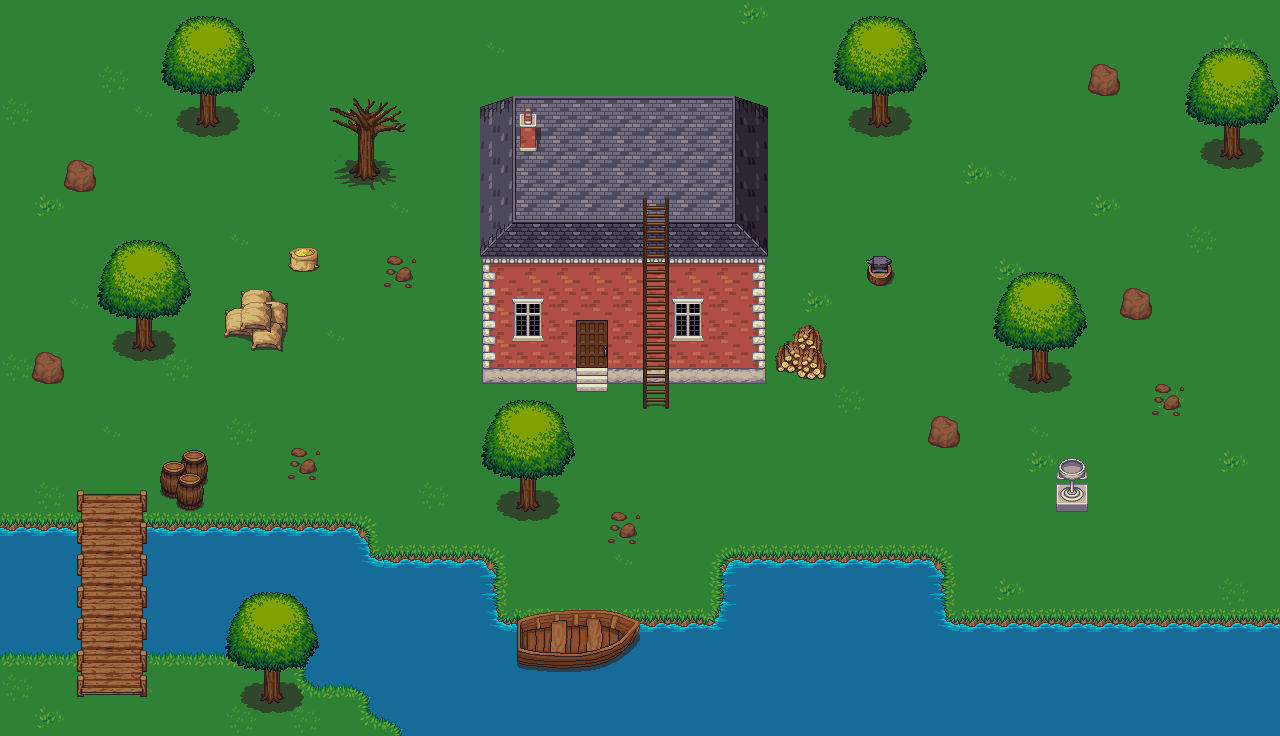

Rendered tile map (Tiled .tmx) drawn with the repository's tilesets; below, a short description and the map source with its tile grids summarised:
An orthogonal 40x23 tile map with 32x32 px tiles, 8 tile layers (water, ground, ground_decoration_1, building, ...), 3 tilesets.

<map version="1.0" orientation="orthogonal" renderorder="right-down" width="40" height="23" tilewidth="32" tileheight="32" nextobjectid="1">
 <tileset firstgid="1" source="lpc_outside.tsx" />
 <tileset firstgid="1025" source="lpc_misc.tsx" />
 <tileset firstgid="2049" source="lpc_doors.tsx" />
 <layer name="water" width="40" height="23">
  <data>[920 cells, 920 non-empty, 1 distinct tile ids]</data>
 </layer>
 <layer name="ground" width="40" height="23">
  <data>[920 cells, 782 non-empty, 15 distinct tile ids]</data>
 </layer>
 <layer name="ground_decoration_1" width="40" height="23">
  <data>[920 cells, 114 non-empty, 47 distinct tile ids]</data>
 </layer>
 <layer name="building" width="40" height="23">
  <data>[920 cells, 81 non-empty, 25 distinct tile ids]</data>
 </layer>
 <layer name="building_decoration_1" width="40" height="23">
  <data>[920 cells, 15 non-empty, 9 distinct tile ids]</data>
 </layer>
 <layer name="building_decoration_2" width="40" height="23">
  <data>[920 cells, 2 non-empty, 2 distinct tile ids]</data>
 </layer>
 <layer name="tree_tops_1" width="40" height="23">
  <data>[920 cells, 13 non-empty, 7 distinct tile ids]</data>
 </layer>
 <layer name="tree_tops_2" width="40" height="23">
  <data>[920 cells, 63 non-empty, 9 distinct tile ids]</data>
 </layer>
</map>
